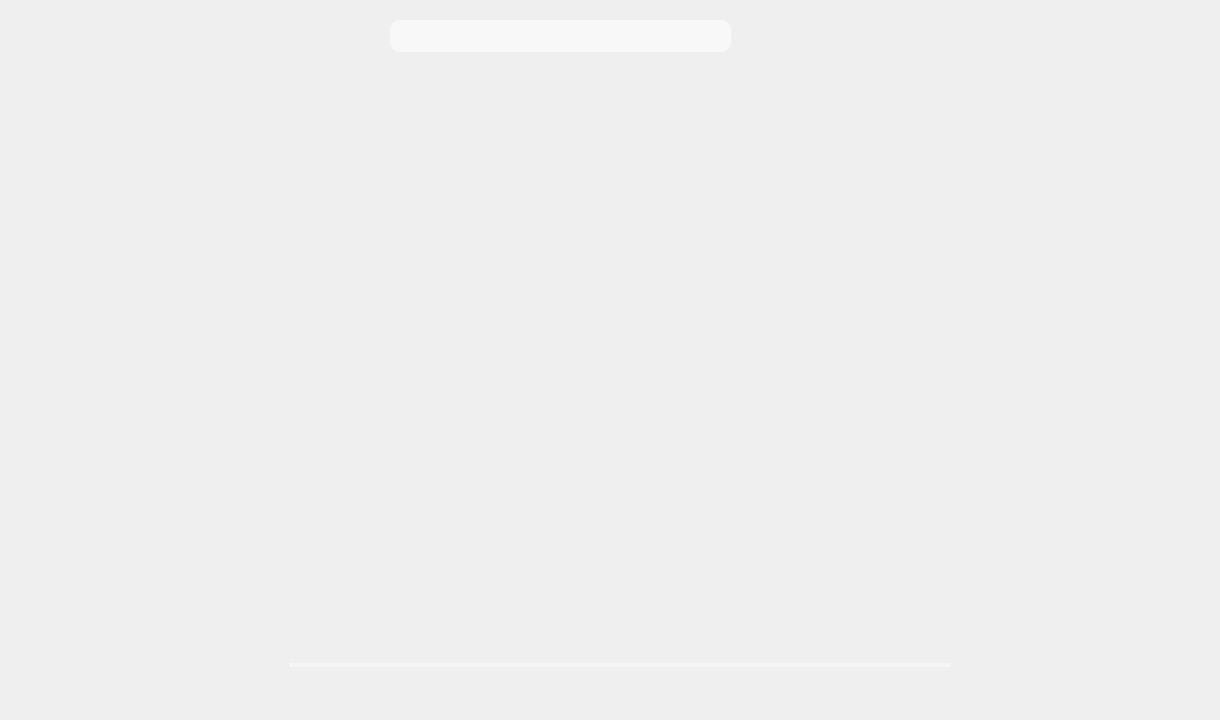
<?xml version="1.0" encoding="UTF-8"?>
<ui version="4.0">
 <class>MBoxClass</class>
 <widget class="QWidget" name="MBoxClass">
  <property name="windowModality">
   <enum>Qt::NonModal</enum>
  </property>
  <property name="geometry">
   <rect>
    <x>0</x>
    <y>0</y>
    <width>1220</width>
    <height>720</height>
   </rect>
  </property>
  <property name="maximumSize">
   <size>
    <width>1220</width>
    <height>720</height>
   </size>
  </property>
  <property name="windowTitle">
   <string>MBox</string>
  </property>
  <property name="windowIcon">
   <iconset resource="image.qrc">
    <normaloff>:/image/image/title.png</normaloff>:/image/image/title.png</iconset>
  </property>
  <property name="styleSheet">
   <string notr="true">QWidget{
background-repeat:no-repeat;
}</string>
  </property>
  <widget class="QFrame" name="frame">
   <property name="enabled">
    <bool>true</bool>
   </property>
   <property name="geometry">
    <rect>
     <x>-10</x>
     <y>0</y>
     <width>1220</width>
     <height>720</height>
    </rect>
   </property>
   <property name="maximumSize">
    <size>
     <width>1220</width>
     <height>720</height>
    </size>
   </property>
   <property name="styleSheet">
    <string notr="true">#frame{
border-radius:5px;border-image: url(:/image/image/background/bg1.jpg);
}</string>
   </property>
   <property name="frameShape">
    <enum>QFrame::StyledPanel</enum>
   </property>
   <property name="frameShadow">
    <enum>QFrame::Raised</enum>
   </property>
   <widget class="QSlider" name="horizontalSlider">
    <property name="geometry">
     <rect>
      <x>300</x>
      <y>650</y>
      <width>661</width>
      <height>31</height>
     </rect>
    </property>
    <property name="cursor">
     <cursorShape>PointingHandCursor</cursorShape>
    </property>
    <property name="styleSheet">
     <string notr="true">
    QSlider::add-page:Horizontal
     {     
background-color: rgba(255, 255, 255,100);
        height:4px;  
     } 
     QSlider::sub-page:Horizontal   
    {  
background-color: rgb(255, 255, 255);
        height:4px;
     }
    QSlider::groove:Horizontal   
    { 
        background:transparent; 
        height:4px;
    }  
    QSlider::handle:Horizontal  
    { 
        height:16px; 
        width:16px; 
	
	border-image: url(:/image/image/button/handle.png);
  margin: -6 0px; 
    }
      
</string>
    </property>
    <property name="orientation">
     <enum>Qt::Horizontal</enum>
    </property>
   </widget>
   <widget class="QStackedWidget" name="stackedWidget">
    <property name="geometry">
     <rect>
      <x>12</x>
      <y>110</y>
      <width>350</width>
      <height>531</height>
     </rect>
    </property>
    <widget class="QWidget" name="page">
     <widget class="QListWidget" name="listWidget">
      <property name="geometry">
       <rect>
        <x>0</x>
        <y>0</y>
        <width>350</width>
        <height>531</height>
       </rect>
      </property>
      <property name="styleSheet">
       <string notr="true">QListWidget{
	font: 75 12pt;
	background-color:transparent;
}

QListWidget::item{
	color:rgb(120,120,120);
	border:none;
	margin-top:3px;
}

QListWidget::item:hover{
	padding-left:4px;
	margin-top:3px;
	color:rgb(100,100,100);
	background-color:rgba(255,255,255,0.2);
}

QListWidget::item:selected{
	outline:none;
	margin-top:3px;
	padding-left:4px;
	background-color:rgba(255,255,255,0.5);
	color:rgb(0,0,0);
}

QListWidget::item:!active{
	margin-top:3px;
	border:none;
	background-color:rgba(255,255,255,0);
	color:rgb(120,120,120);
}



</string>
      </property>
     </widget>
    </widget>
    <widget class="QWidget" name="page_2"/>
   </widget>
   <widget class="QPushButton" name="addButton">
    <property name="geometry">
     <rect>
      <x>936</x>
      <y>20</y>
      <width>32</width>
      <height>32</height>
     </rect>
    </property>
    <property name="styleSheet">
     <string notr="true">QPushButton{
	color:transparent;
	background-image: url(:/image/image/button/add.png);
	background-repeat:no-repeat;
	background-position:center center;
	border:none;
}

QPushButton:hover{
	background-image: url(://image/image/button-hover/add-hover.png);
	background-repeat:no-repeat;
	background-position:center center;
}

QPushButton:pressed{
	background-image: url(:/image/image/button/add.png);
	background-repeat:no-repeat;
	background-position:center center;
}

</string>
    </property>
    <property name="text">
     <string/>
    </property>
   </widget>
   <widget class="QPushButton" name="faceButton">
    <property name="geometry">
     <rect>
      <x>988</x>
      <y>20</y>
      <width>32</width>
      <height>32</height>
     </rect>
    </property>
    <property name="styleSheet">
     <string notr="true">QPushButton{
	background-image: url(:/image/image/button/face.png);
	background-repeat:no-repeat;
	background-position:center center;
	border:none;
	color:transparent;
}

QPushButton:hover{
	background-image: url(:/image/image/button-hover/face-hover.png);
	background-repeat:no-repeat;
	background-position:center center;
}

QPushButton:pressed{
	background-image: url(:/image/image/face.png);
	background-repeat:no-repeat;
	background-position:center center;
}
</string>
    </property>
    <property name="text">
     <string/>
    </property>
   </widget>
   <widget class="QPushButton" name="setButton">
    <property name="geometry">
     <rect>
      <x>1040</x>
      <y>20</y>
      <width>32</width>
      <height>32</height>
     </rect>
    </property>
    <property name="styleSheet">
     <string notr="true">QPushButton{
	color: rgba(255, 255, 255,0);
	background-image: url(:/image/image/button/setting.png);
	background-repeat:no-repeat;
	background-position:center center;
	border:none;
}

QPushButton:hover{
	background-image: url(:/image/image/button-hover/setting-hover.png);
	background-repeat:no-repeat;
	background-position:center center;
}

QPushButton:pressed{
	background-image: url(:/image/image/button/setting.png);
	background-repeat:no-repeat;
	background-position:center center;
}

</string>
    </property>
    <property name="text">
     <string/>
    </property>
   </widget>
   <widget class="QPushButton" name="trButton">
    <property name="geometry">
     <rect>
      <x>1088</x>
      <y>0</y>
      <width>32</width>
      <height>32</height>
     </rect>
    </property>
    <property name="styleSheet">
     <string notr="true">QPushButton{
	border-radius:0px;
	background-image: url(:/image/image/button/tr.png);
	background-color: rgba(255, 255, 255,0);
	background-repeat:no-repeat;
	border:none;
	background-position:center center;
}

QPushButton:hover{
	background-color: rgb(255, 255, 255,100);
}

QPushButton:pressed{
	background-color: rgba(95, 95, 95,100);
	border-color:rgba(255,255,255,30);
	border-style:inset;
	color:rgba(0,0,0,100);
}
</string>
    </property>
    <property name="text">
     <string/>
    </property>
   </widget>
   <widget class="QPushButton" name="minButton">
    <property name="geometry">
     <rect>
      <x>1120</x>
      <y>0</y>
      <width>32</width>
      <height>32</height>
     </rect>
    </property>
    <property name="styleSheet">
     <string notr="true">QPushButton{
	border-radius:0px;
	background-image: url(:/image/image/button/min.png);
	background-color: rgba(255, 255, 255,0);
	background-repeat:no-repeat;
	border:none;
	background-position:center center;
}

QPushButton:hover{
	background-color: rgb(255, 255, 255,100);
}

QPushButton:pressed{
	background-color: rgba(95, 95, 95,100);
	border-color:rgba(255,255,255,30);
	border-style:inset;
	color:rgba(0,0,0,100);
}
</string>
    </property>
    <property name="text">
     <string/>
    </property>
   </widget>
   <widget class="QPushButton" name="maxButton">
    <property name="geometry">
     <rect>
      <x>1152</x>
      <y>0</y>
      <width>32</width>
      <height>32</height>
     </rect>
    </property>
    <property name="styleSheet">
     <string notr="true">QPushButton{
	border-radius:0px;
	background-image: url(:/image/image/button/max.png);
	background-color: rgba(255, 255, 255,0);
	background-repeat:no-repeat;
	border:none;
	background-position:center center;
}

QPushButton:hover{
	background-color: rgb(255, 255, 255,100);
}

QPushButton:pressed{
	background-color: rgba(95, 95, 95,100);
	border-color:rgba(255,255,255,30);
	border-style:inset;
	color:rgba(0,0,0,100);
}
</string>
    </property>
    <property name="text">
     <string/>
    </property>
   </widget>
   <widget class="QPushButton" name="quitButton">
    <property name="geometry">
     <rect>
      <x>1185</x>
      <y>0</y>
      <width>32</width>
      <height>32</height>
     </rect>
    </property>
    <property name="styleSheet">
     <string notr="true">QPushButton{
	border-radius:0px;
	background-image: url(:/image/image/button/quit.png);
	background-color: rgba(255, 255, 255,0);
	background-repeat:no-repeat;
	border:none;
	background-position:center center;
}

QPushButton:hover{
	background-color: rgba(230,0,0,0.5);
}

QPushButton:pressed{
	background-color: rgba(95, 95, 95,100);
	border-color:rgba(255,255,255,30);
	border-style:inset;
	color:rgba(0,0,0,100);
}
</string>
    </property>
    <property name="text">
     <string/>
    </property>
   </widget>
   <widget class="QPushButton" name="musicButton">
    <property name="geometry">
     <rect>
      <x>10</x>
      <y>60</y>
      <width>32</width>
      <height>32</height>
     </rect>
    </property>
    <property name="styleSheet">
     <string notr="true">QPushButton
{
	background-image: url(:/image/image/button/music.png);
	background-repeat:no-repeat;
	background-position:center center;
	border:none;
}

QPushButton:hover{
	background-image: url(:/image/image/button-hover/music-hover.png);
	background-repeat:no-repeat;
	background-position:center center;
}

QPushButton:pressed{
	background-image: url(:/image/image/button/music.png);
	background-repeat:no-repeat;
	background-position:center center;
}
</string>
    </property>
    <property name="text">
     <string/>
    </property>
   </widget>
   <widget class="QPushButton" name="likeButton">
    <property name="geometry">
     <rect>
      <x>80</x>
      <y>60</y>
      <width>32</width>
      <height>32</height>
     </rect>
    </property>
    <property name="styleSheet">
     <string notr="true">QPushButton{
	background-image: url(:/image/image/button/like.png);
	background-repeat:no-repeat;
	background-position:center center;
	border:none;
}

QPushButton:hover{
	background-image: url(:/image/image/button-hover/like-hover.png);
	background-repeat:no-repeat;
	background-position:center center;
}

QPushButton:pressed{
	background-image: url(:/image/image/button/like.png);
	background-repeat:no-repeat;
	background-position:center center;
}
</string>
    </property>
    <property name="text">
     <string/>
    </property>
   </widget>
   <widget class="QPushButton" name="listButton">
    <property name="geometry">
     <rect>
      <x>160</x>
      <y>60</y>
      <width>32</width>
      <height>32</height>
     </rect>
    </property>
    <property name="styleSheet">
     <string notr="true">QPushButton{
	background-image: url(:/image/image/button/list.png);
	background-repeat:no-repeat;
	background-position:center center;
	border:none;
}

QPushButton:hover{
	background-image: url(:/image/image/button-hover/list-hover.png);
	background-repeat:no-repeat;
	background-position:center center;
}

QPushButton:pressed{
	background-image: url(:/image/image/button/list.png);
	background-repeat:no-repeat;
	background-position:center center;
}
</string>
    </property>
    <property name="text">
     <string/>
    </property>
   </widget>
   <widget class="QPushButton" name="palyRecButton">
    <property name="geometry">
     <rect>
      <x>240</x>
      <y>60</y>
      <width>32</width>
      <height>32</height>
     </rect>
    </property>
    <property name="styleSheet">
     <string notr="true">QPushButton{
	background-image: url(:/image/image/button/play-resently.png);
	background-repeat:no-repeat;
	background-position:center center;
	border:none;
}

QPushButton:hover{
	background-image: url(:/image/image/button-hover/play-resently-hover.png);
	background-repeat:no-repeat;
	background-position:center center;
}

QPushButton:pressed{
	background-image: url(:/image/image/button/play-resently.png);
	background-repeat:no-repeat;
	background-position:center center;
}
</string>
    </property>
    <property name="text">
     <string/>
    </property>
   </widget>
   <widget class="QPushButton" name="preButton">
    <property name="geometry">
     <rect>
      <x>10</x>
      <y>648</y>
      <width>48</width>
      <height>48</height>
     </rect>
    </property>
    <property name="styleSheet">
     <string notr="true">QPushButton{
	background-image: url(:/image/image/button/pre.png);
	background-repeat:no-repeat;
	background-position:center center;
	border:none;
}

QPushButton:hover{
	background-image: url(:/image/image/button-hover/pre-hover.png);
	background-repeat:no-repeat;
	background-position:center center;
}

QPushButton:pressed{
	background-image: url(:/image/image/button/pre.png);
	background-repeat:no-repeat;
	background-position:center center;
}
</string>
    </property>
    <property name="text">
     <string/>
    </property>
   </widget>
   <widget class="QPushButton" name="paseButton">
    <property name="geometry">
     <rect>
      <x>120</x>
      <y>648</y>
      <width>48</width>
      <height>48</height>
     </rect>
    </property>
    <property name="styleSheet">
     <string notr="true">QPushButton{
	background-image: url(:/image/image/button/pase.png);
	background-repeat:no-repeat;
	background-position:center center;
	border:none;
}

QPushButton:hover{
	
	background-image: url(:/image/image/button-hover/pase-hover.png);
	background-repeat:no-repeat;
	background-position:center center;
}

QPushButton:pressed{
	
	background-image: url(:/image/image/button/pase.png);
	background-repeat:no-repeat;
	background-position:center center;
}
</string>
    </property>
    <property name="text">
     <string/>
    </property>
   </widget>
   <widget class="QPushButton" name="nextButton">
    <property name="geometry">
     <rect>
      <x>230</x>
      <y>648</y>
      <width>48</width>
      <height>48</height>
     </rect>
    </property>
    <property name="styleSheet">
     <string notr="true">QPushButton{
	background-image: url(:/image/image/button/next.png);
	background-repeat:no-repeat;
	background-position:center center;
	border:none;
}

QPushButton:hover{
	background-image: url(:/image/image/button-hover/next-hover.png);
	background-repeat:no-repeat;
	background-position:center center;
}

QPushButton:pressed{
	background-image: url(:/image/image/button/next.png);
	background-repeat:no-repeat;
	background-position:center center;
}
</string>
    </property>
    <property name="text">
     <string/>
    </property>
   </widget>
   <widget class="QPushButton" name="positionButton">
    <property name="geometry">
     <rect>
      <x>1090</x>
      <y>650</y>
      <width>32</width>
      <height>32</height>
     </rect>
    </property>
    <property name="styleSheet">
     <string notr="true">QPushButton{
	background-image: url(:/image/image/button/position.png);
	background-repeat:no-repeat;
	background-position:center center;
	border:none;
}

QPushButton:hover{
	background-image: url(:/image/image/button-hover/position-hover.png);
	background-repeat:no-repeat;
	background-position:center center;
}

QPushButton:pressed{
	background-image: url(:/image/image/button/position.png);
	background-repeat:no-repeat;
	background-position:center center;
}
</string>
    </property>
    <property name="text">
     <string/>
    </property>
   </widget>
   <widget class="QPushButton" name="playListButton">
    <property name="geometry">
     <rect>
      <x>1130</x>
      <y>650</y>
      <width>32</width>
      <height>32</height>
     </rect>
    </property>
    <property name="styleSheet">
     <string notr="true">QPushButton{
	background-image: url(:/image/image/button/playlist.png);
	background-repeat:no-repeat;
	background-position:center center;
	border:none;
}

QPushButton:hover{
	background-image: url(:/image/image/button-hover/playlist-hover.png);
	background-repeat:no-repeat;
	background-position:center center;
}

QPushButton:pressed{
	background-image: url(:/image/image/button/playlist.png);
	background-repeat:no-repeat;
	background-position:center center;
}</string>
    </property>
    <property name="text">
     <string/>
    </property>
   </widget>
   <widget class="QPushButton" name="musicVoiceButton">
    <property name="geometry">
     <rect>
      <x>1170</x>
      <y>650</y>
      <width>32</width>
      <height>32</height>
     </rect>
    </property>
    <property name="styleSheet">
     <string notr="true">QPushButton{
	
	background-image: url(:/image/image/button/music-voice.png);
	background-repeat:no-repeat;
	background-position:center center;
	border:none;
}

QPushButton:hover{
	background-image: url(:/image/image/button-hover/music-voice-hover.png);
	background-repeat:no-repeat;
	background-position:center center;
}

QPushButton:pressed{	
	background-image: url(:/image/image/button/music-voice.png);
	background-repeat:no-repeat;
	background-position:center center;
}
</string>
    </property>
    <property name="text">
     <string/>
    </property>
   </widget>
   <widget class="QPushButton" name="iLikeButton">
    <property name="geometry">
     <rect>
      <x>1010</x>
      <y>650</y>
      <width>32</width>
      <height>32</height>
     </rect>
    </property>
    <property name="styleSheet">
     <string notr="true">QPushButton{	
	background-image: url(:/image/image/button/Ilike.png);
	background-repeat:no-repeat;
	background-position:center center;
	border:none;
}

QPushButton:hover{	
	background-image: url(:/image/image/button-hover/Ilike-hover.png);
	background-repeat:no-repeat;
	background-position:center center;
}

QPushButton:pressed{
	
	background-image: url(:/image/image/button/Ilike.png);
	background-repeat:no-repeat;
	background-position:center center;
}
</string>
    </property>
    <property name="text">
     <string/>
    </property>
   </widget>
   <widget class="QPushButton" name="loopButton">
    <property name="geometry">
     <rect>
      <x>1050</x>
      <y>650</y>
      <width>32</width>
      <height>32</height>
     </rect>
    </property>
    <property name="styleSheet">
     <string notr="true">QPushButton{
background-image: url(:/image/image/button/loop.png);
	background-repeat:no-repeat;
	background-position:center center;
	border:none;
}

QPushButton:hover{
	background-image: url(:/image/image/button-hover/loop-hover.png);
	background-repeat:no-repeat;
	background-position:center center;
}

QPushButton:pressed{
background-image: url(:/image/image/button/loop.png);
	background-repeat:no-repeat;
	background-position:center center;
}
</string>
    </property>
    <property name="text">
     <string/>
    </property>
   </widget>
   <widget class="QPushButton" name="leftButton">
    <property name="geometry">
     <rect>
      <x>320</x>
      <y>60</y>
      <width>32</width>
      <height>32</height>
     </rect>
    </property>
    <property name="styleSheet">
     <string notr="true">QPushButton{	
	background-image: url(:/image/image/button/left.png);
	background-repeat:no-repeat;
	background-position:center center;
	border:none;
}

QPushButton:hover{
	
	background-image: url(:/image/image/button-hover/left-hover.png);
	background-repeat:no-repeat;
	background-position:center center;
}

QPushButton:pressed{
	background-image: url(:/image/image/button/left.png);
	background-repeat:no-repeat;
	background-position:center center;
}
</string>
    </property>
    <property name="text">
     <string/>
    </property>
   </widget>
   <widget class="QPushButton" name="lefArrowButton">
    <property name="geometry">
     <rect>
      <x>884</x>
      <y>20</y>
      <width>32</width>
      <height>32</height>
     </rect>
    </property>
    <property name="styleSheet">
     <string notr="true">QPushButton{
	color:transparent;
	background-image: url(:/image/image/button/left-arrow.png);
	background-repeat:no-repeat;
	background-position:center center;
	border:none;
}

QPushButton:hover{
	background-image: url(:/image/image/button-hover/left-arrow-hover.png);
	background-repeat:no-repeat;
	background-position:center center;
}

QPushButton:pressed{
	background-image: url(:/image/image/button/left-arrow.png);
	background-repeat:no-repeat;
	background-position:center center;

}
</string>
    </property>
    <property name="text">
     <string/>
    </property>
   </widget>
   <widget class="QPushButton" name="sereachButton">
    <property name="geometry">
     <rect>
      <x>750</x>
      <y>20</y>
      <width>32</width>
      <height>32</height>
     </rect>
    </property>
    <property name="styleSheet">
     <string notr="true">QPushButton{
	background-image: url(:/image/image/button/sereach.png);
	background-repeat:no-repeat;
	background-position:center center;
	border:none;
}

QPushButton:hover{
	background-image: url(:/image/image/button-hover/sereach-hover.png);
	background-repeat:no-repeat;
	background-position:center center;
}

QPushButton:pressed{
	background-image: url(:/image/image/button/sereach.png);
	background-repeat:no-repeat;
	background-position:center center;
}
</string>
    </property>
    <property name="text">
     <string/>
    </property>
   </widget>
   <widget class="QLineEdit" name="sereachEdit">
    <property name="geometry">
     <rect>
      <x>400</x>
      <y>20</y>
      <width>341</width>
      <height>32</height>
     </rect>
    </property>
    <property name="cursor">
     <cursorShape>IBeamCursor</cursorShape>
    </property>
    <property name="toolTip">
     <string>输入歌曲或歌手</string>
    </property>
    <property name="statusTip">
     <string>输入歌曲</string>
    </property>
    <property name="styleSheet">
     <string notr="true">QLineEdit{
background-color: rgba(255, 255, 255,150);
border-style:outset;

border-width:0px;

border-radius:10px;
border-color: rgba(0,0,0,100);
font:bold 14px;
color:rgb(180,180,180);
padding:6px;
}</string>
    </property>
    <property name="inputMethodHints">
     <set>Qt::ImhNone</set>
    </property>
   </widget>
  </widget>
 </widget>
 <layoutdefault spacing="6" margin="11"/>
 <resources>
  <include location="MBox.qrc"/>
  <include location="image.qrc"/>
 </resources>
 <connections/>
</ui>
